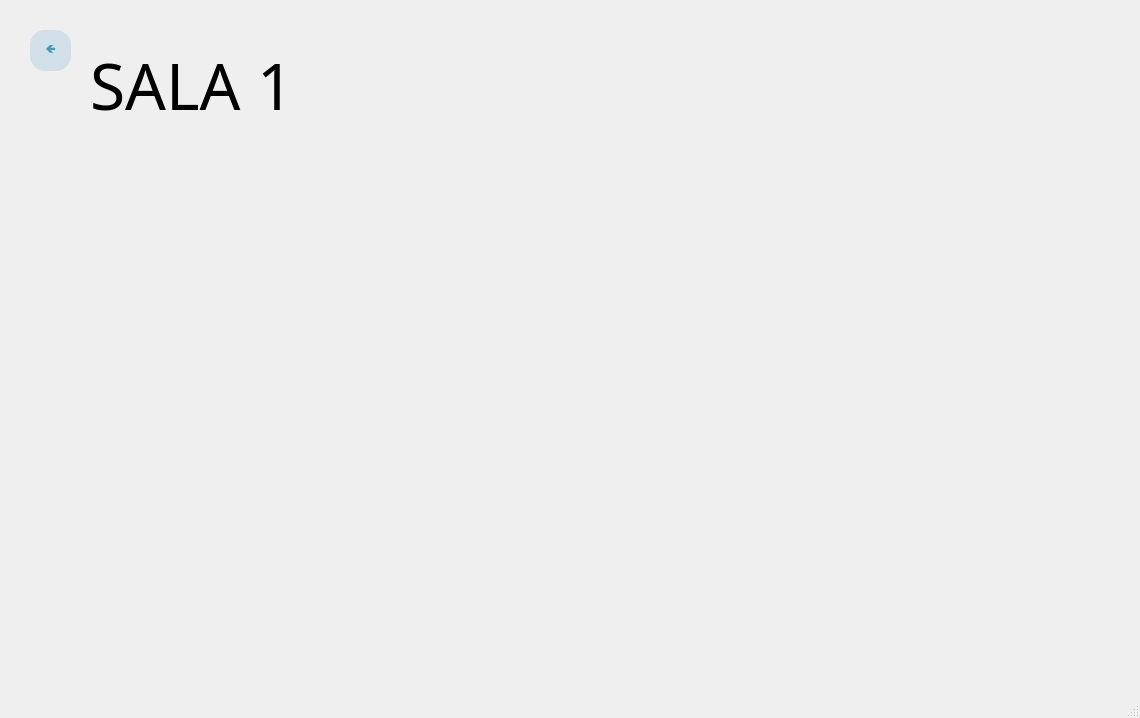
<?xml version="1.0" encoding="UTF-8"?>
<ui version="4.0">
 <class>MainWindow</class>
 <widget class="QMainWindow" name="MainWindow">
  <property name="geometry">
   <rect>
    <x>0</x>
    <y>0</y>
    <width>1140</width>
    <height>718</height>
   </rect>
  </property>
  <property name="windowTitle">
   <string>MainWindow</string>
  </property>
  <widget class="QWidget" name="centralwidget">
   <widget class="QLabel" name="Titulo_2">
    <property name="geometry">
     <rect>
      <x>0</x>
      <y>-80</y>
      <width>1321</width>
      <height>851</height>
     </rect>
    </property>
    <property name="font">
     <font>
      <family>Bell MT</family>
      <pointsize>24</pointsize>
      <weight>50</weight>
      <bold>false</bold>
     </font>
    </property>
    <property name="text">
     <string/>
    </property>
    <property name="pixmap">
     <pixmap>../Imagenes/fotofondo1.png</pixmap>
    </property>
   </widget>
   <widget class="QPushButton" name="BotonHome">
    <property name="geometry">
     <rect>
      <x>30</x>
      <y>30</y>
      <width>41</width>
      <height>41</height>
     </rect>
    </property>
    <property name="palette">
     <palette>
      <active>
       <colorrole role="WindowText">
        <brush brushstyle="SolidPattern">
         <color alpha="255">
          <red>67</red>
          <green>157</green>
          <blue>175</blue>
         </color>
        </brush>
       </colorrole>
       <colorrole role="Button">
        <brush brushstyle="SolidPattern">
         <color alpha="255">
          <red>208</red>
          <green>223</green>
          <blue>232</blue>
         </color>
        </brush>
       </colorrole>
       <colorrole role="Text">
        <brush brushstyle="SolidPattern">
         <color alpha="255">
          <red>67</red>
          <green>157</green>
          <blue>175</blue>
         </color>
        </brush>
       </colorrole>
       <colorrole role="ButtonText">
        <brush brushstyle="SolidPattern">
         <color alpha="255">
          <red>67</red>
          <green>157</green>
          <blue>175</blue>
         </color>
        </brush>
       </colorrole>
       <colorrole role="Base">
        <brush brushstyle="SolidPattern">
         <color alpha="255">
          <red>208</red>
          <green>223</green>
          <blue>232</blue>
         </color>
        </brush>
       </colorrole>
       <colorrole role="Window">
        <brush brushstyle="SolidPattern">
         <color alpha="255">
          <red>208</red>
          <green>223</green>
          <blue>232</blue>
         </color>
        </brush>
       </colorrole>
       <colorrole role="PlaceholderText">
        <brush brushstyle="NoBrush">
         <color alpha="128">
          <red>67</red>
          <green>157</green>
          <blue>175</blue>
         </color>
        </brush>
       </colorrole>
      </active>
      <inactive>
       <colorrole role="WindowText">
        <brush brushstyle="SolidPattern">
         <color alpha="255">
          <red>67</red>
          <green>157</green>
          <blue>175</blue>
         </color>
        </brush>
       </colorrole>
       <colorrole role="Button">
        <brush brushstyle="SolidPattern">
         <color alpha="255">
          <red>208</red>
          <green>223</green>
          <blue>232</blue>
         </color>
        </brush>
       </colorrole>
       <colorrole role="Text">
        <brush brushstyle="SolidPattern">
         <color alpha="255">
          <red>67</red>
          <green>157</green>
          <blue>175</blue>
         </color>
        </brush>
       </colorrole>
       <colorrole role="ButtonText">
        <brush brushstyle="SolidPattern">
         <color alpha="255">
          <red>67</red>
          <green>157</green>
          <blue>175</blue>
         </color>
        </brush>
       </colorrole>
       <colorrole role="Base">
        <brush brushstyle="SolidPattern">
         <color alpha="255">
          <red>208</red>
          <green>223</green>
          <blue>232</blue>
         </color>
        </brush>
       </colorrole>
       <colorrole role="Window">
        <brush brushstyle="SolidPattern">
         <color alpha="255">
          <red>208</red>
          <green>223</green>
          <blue>232</blue>
         </color>
        </brush>
       </colorrole>
       <colorrole role="PlaceholderText">
        <brush brushstyle="NoBrush">
         <color alpha="128">
          <red>67</red>
          <green>157</green>
          <blue>175</blue>
         </color>
        </brush>
       </colorrole>
      </inactive>
      <disabled>
       <colorrole role="WindowText">
        <brush brushstyle="SolidPattern">
         <color alpha="255">
          <red>67</red>
          <green>157</green>
          <blue>175</blue>
         </color>
        </brush>
       </colorrole>
       <colorrole role="Button">
        <brush brushstyle="SolidPattern">
         <color alpha="255">
          <red>208</red>
          <green>223</green>
          <blue>232</blue>
         </color>
        </brush>
       </colorrole>
       <colorrole role="Text">
        <brush brushstyle="SolidPattern">
         <color alpha="255">
          <red>67</red>
          <green>157</green>
          <blue>175</blue>
         </color>
        </brush>
       </colorrole>
       <colorrole role="ButtonText">
        <brush brushstyle="SolidPattern">
         <color alpha="255">
          <red>67</red>
          <green>157</green>
          <blue>175</blue>
         </color>
        </brush>
       </colorrole>
       <colorrole role="Base">
        <brush brushstyle="SolidPattern">
         <color alpha="255">
          <red>208</red>
          <green>223</green>
          <blue>232</blue>
         </color>
        </brush>
       </colorrole>
       <colorrole role="Window">
        <brush brushstyle="SolidPattern">
         <color alpha="255">
          <red>208</red>
          <green>223</green>
          <blue>232</blue>
         </color>
        </brush>
       </colorrole>
       <colorrole role="PlaceholderText">
        <brush brushstyle="NoBrush">
         <color alpha="128">
          <red>67</red>
          <green>157</green>
          <blue>175</blue>
         </color>
        </brush>
       </colorrole>
      </disabled>
     </palette>
    </property>
    <property name="cursor">
     <cursorShape>PointingHandCursor</cursorShape>
    </property>
    <property name="styleSheet">
     <string notr="true">background-color: rgb(208, 223, 232);
color:rgb(67, 157, 175);
font-weight: bold;
font-family: 'Verdana';
border-radius: 15px;</string>
    </property>
    <property name="text">
     <string>🡸</string>
    </property>
   </widget>
   <widget class="QLabel" name="Titulo">
    <property name="geometry">
     <rect>
      <x>90</x>
      <y>40</y>
      <width>271</width>
      <height>91</height>
     </rect>
    </property>
    <property name="font">
     <font>
      <family>Bell MT</family>
      <pointsize>24</pointsize>
      <weight>50</weight>
      <bold>false</bold>
     </font>
    </property>
    <property name="text">
     <string>&lt;html&gt;&lt;head/&gt;&lt;body&gt;&lt;p&gt;&lt;span style=&quot; font-size:48pt;&quot;&gt;SALA 1&lt;/span&gt;&lt;/p&gt;&lt;/body&gt;&lt;/html&gt;</string>
    </property>
   </widget>
   <widget class="QLabel" name="tituloobra">
    <property name="geometry">
     <rect>
      <x>140</x>
      <y>210</y>
      <width>61</width>
      <height>21</height>
     </rect>
    </property>
    <property name="text">
     <string/>
    </property>
    <property name="wordWrap">
     <bool>true</bool>
    </property>
   </widget>
  </widget>
  <widget class="QMenuBar" name="menubar">
   <property name="geometry">
    <rect>
     <x>0</x>
     <y>0</y>
     <width>1140</width>
     <height>26</height>
    </rect>
   </property>
   <property name="nativeMenuBar">
    <bool>false</bool>
   </property>
  </widget>
  <widget class="QStatusBar" name="statusbar"/>
 </widget>
 <resources/>
 <connections/>
</ui>
